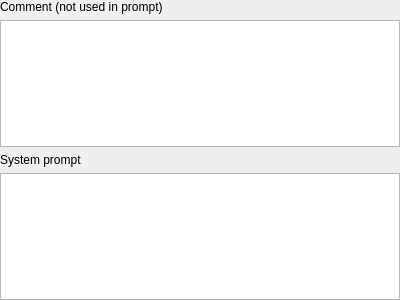
<?xml version="1.0" encoding="UTF-8"?>
<ui version="4.0">
 <class>SystemPromptWidget</class>
 <widget class="QWidget" name="SystemPromptWidget">
  <property name="geometry">
   <rect>
    <x>0</x>
    <y>0</y>
    <width>400</width>
    <height>300</height>
   </rect>
  </property>
  <property name="windowTitle">
   <string>Form</string>
  </property>
  <layout class="QVBoxLayout" name="verticalLayout">
   <property name="leftMargin">
    <number>0</number>
   </property>
   <property name="topMargin">
    <number>0</number>
   </property>
   <property name="rightMargin">
    <number>0</number>
   </property>
   <property name="bottomMargin">
    <number>0</number>
   </property>
   <item>
    <widget class="QLabel" name="label_2">
     <property name="text">
      <string>Comment (not used in prompt)</string>
     </property>
    </widget>
   </item>
   <item>
    <widget class="QPlainTextEdit" name="edtComment"/>
   </item>
   <item>
    <widget class="QLabel" name="label">
     <property name="text">
      <string>System prompt</string>
     </property>
    </widget>
   </item>
   <item>
    <widget class="QPlainTextEdit" name="edtSystemPrompt"/>
   </item>
  </layout>
 </widget>
 <resources/>
 <connections/>
</ui>
